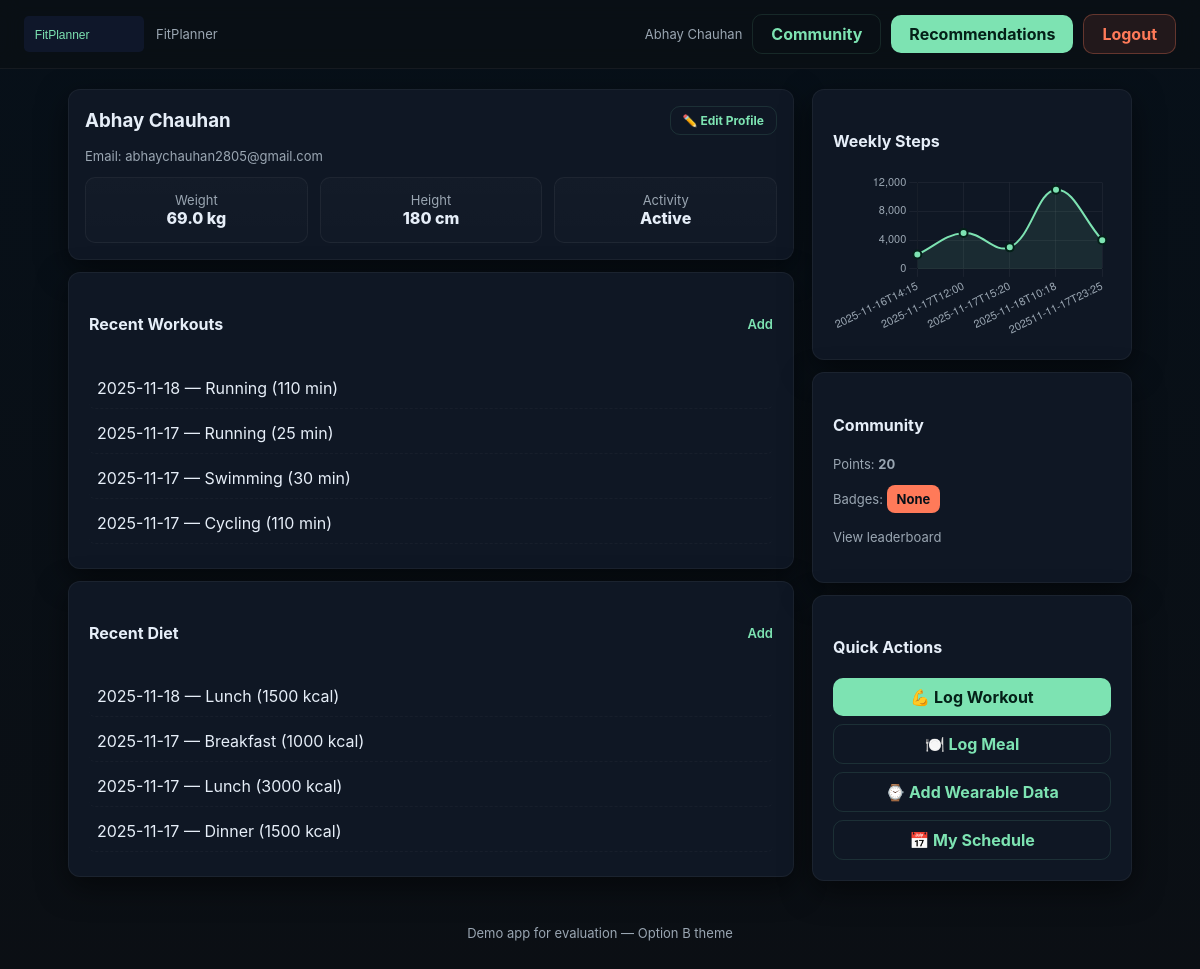
/dashboard (signed in), run on the app's committed database.
### tables this page shows
CREATE TABLE users (
    id INTEGER PRIMARY KEY AUTOINCREMENT,
    name TEXT,
    email TEXT UNIQUE,
    password_hash TEXT,
    age INTEGER,
    gender TEXT,
    height_cm INTEGER,
    weight_kg REAL,
    activity_level TEXT,
    created_at DATETIME DEFAULT CURRENT_TIMESTAMP
);

CREATE TABLE workout (
    id INTEGER PRIMARY KEY AUTOINCREMENT,
    user_id INTEGER,
    date DATE,
    workout_type TEXT,
    duration_min INTEGER,
    calories_burned INTEGER,
    notes TEXT,
    FOREIGN KEY (user_id) REFERENCES users(id) ON DELETE CASCADE
);

CREATE TABLE diet (
    id INTEGER PRIMARY KEY AUTOINCREMENT,
    user_id INTEGER,
    date DATE,
    meal_type TEXT,
    calories INTEGER,
    protein_g REAL,
    carbs_g REAL,
    fats_g REAL,
    notes TEXT,
    FOREIGN KEY (user_id) REFERENCES users(id) ON DELETE CASCADE
);

CREATE TABLE community (
    id INTEGER PRIMARY KEY AUTOINCREMENT,
    user_id INTEGER,
    points INTEGER DEFAULT 0,
    badges TEXT,
    rank INTEGER DEFAULT 0,
    FOREIGN KEY (user_id) REFERENCES users(id) ON DELETE CASCADE
);

### app.py (the view)
@app.route('/dashboard')
def dashboard():
    if 'user_id' not in session: return redirect(url_for('login'))
    db = get_db(); uid = session['user_id']
    user = db.execute('SELECT * FROM users WHERE id = ?', (uid,)).fetchone()
    workouts = db.execute('SELECT * FROM workout WHERE user_id = ? ORDER BY date DESC LIMIT 6', (uid,)).fetchall()
    diets = db.execute('SELECT * FROM diet WHERE user_id = ? ORDER BY date DESC LIMIT 6', (uid,)).fetchall()
    progress = db.execute('SELECT * FROM progress WHERE user_id = ? ORDER BY date DESC LIMIT 6', (uid,)).fetchall()
    community = db.execute('SELECT * FROM community WHERE user_id = ?', (uid,)).fetchone()
    steps = db.execute('SELECT recorded_at, steps FROM wearabled WHERE user_id = ? ORDER BY recorded_at DESC LIMIT 7', (uid,)).fetchall()
    return render_template('dashboard.html', user=user, workouts=workouts, diets=diets, progress=progress, community=community, steps=steps)

### app.py (called while the page is built)
def get_db():
    db = getattr(g, '_database', None)
    if db is None:
        db = g._database = sqlite3.connect(DB_PATH)
        db.row_factory = sqlite3.Row
    return db

@app.teardown_appcontext
def close_connection(exception):
    db = getattr(g, '_database', None)
    if db is not None:
        db.close()

### templates/dashboard.html (shortened to what this page needs)
<!doctype html>
<html lang="en">
<head>
  <link rel="stylesheet" href="{{ url_for('static', filename='css/styles.css') }}">
</head>
<body>
  <nav class="topbar">
    <div class="brand"><img src="{{ url_for('static', filename='img/logo.svg') }}" alt="logo"><div class="small">FitPlanner</div></div>
    <div class="nav-actions">
      <a class="small" style="color:var(--muted);transition:var(--transition-fast);" onmouseover="this.style.color='var(--accent)'" onmouseout="this.style.color='var(--muted)'">{{ session.get('name') }}</a>
      <a class="btn outline" href="{{ url_for('community') }}">Community</a>
      <a class="btn" href="{{ url_for('recommendations') }}">Recommendations</a>
      <a class="btn outline" href="{{ url_for('logout') }}" style="background:rgba(255,122,89,0.1);border-color:rgba(255,122,89,0.3);color:#FF7A59;">Logout</a>
    </div>
  </nav>
  <div class="container">
    <div class="grid">
      <div>
        <div class="card profile">
          <div style="display:flex;justify-content:space-between;align-items:center;margin-bottom:12px;">
            <h3 style="margin:0;">{{ user['name'] }}</h3>
            <a href="{{ url_for('edit_profile') }}" class="btn outline" style="padding:6px 12px;font-size:12px;">✏️ Edit Profile</a>
          </div>
          <p class="small">Email: {{ user['email'] }}</p>
          <div class="stats">
            <div class="stat"><div class="small">Weight</div><div style="font-weight:800">{{ user['weight_kg'] or '—' }} kg</div></div>
            <div class="stat"><div class="small">Height</div><div style="font-weight:800">{{ user['height_cm'] or '—' }} cm</div></div>
            <div class="stat"><div class="small">Activity</div><div style="font-weight:800">{{ user['activity_level'] or '—' }}</div></div>
          </div>
        </div>
        <div class="card" style="margin-top:12px">
          <div class="section-title"><h4>Recent Workouts</h4><a class="small" href="{{ url_for('add_workout') }}">Add</a></div>
          <ul class="list">
            {% for w in workouts %}
              <li>{{ w['date'] }} — {{ w['workout_type'] }} ({{ w['duration_min'] }} min)</li>
            {% else %}
              <li class="small">No workouts yet.</li>
            {% endfor %}
          </ul>
        </div>
        <div class="card" style="margin-top:12px">
          <div class="section-title"><h4>Recent Diet</h4><a class="small" href="{{ url_for('add_diet') }}">Add</a></div>
          <ul class="list">
            {% for d in diets %}
              <li>{{ d['date'] }} — {{ d['meal_type'] }} ({{ d['calories'] }} kcal)</li>
            {% else %}
              <li class="small">No diet entries yet.</li>
            {% endfor %}
          </ul>
        </div>
      </div>
      <div>
        <div class="card">
          <h4>Weekly Steps</h4>
          <canvas id="stepsChart" width="300" height="180"></canvas>
          <script>
          document.addEventListener('DOMContentLoaded', function(){
            const labels = [{% for s in steps %}'{{ s['recorded_at'] }}',{% endfor %}];
            const data = [{% for s in steps %}{{ s['steps'] }},{% endfor %}];
            renderLineChart('stepsChart', labels.reverse(), data.reverse(), 'Steps');
          });
          </script>
        </div>
        <div class="card" style="margin-top:12px">
          <h4>Community</h4>
          {% if community %}
            <p class="small">Points: <strong>{{ community['points'] }}</strong></p>
            <p class="small">Badges: <span class="badge">{{ community['badges'] }}</span></p>
          {% else %}
            <p class="small">Join the community to earn points.</p>
          {% endif %}
          <p style="margin-top:8px"><a class="small" href="{{ url_for('community') }}">View leaderboard</a></p>
        </div>
        <div class="card" style="margin-top:12px">
          <h4>Quick Actions</h4>
          <div style="display:flex;flex-direction:column;gap:8px">
            <a class="btn" href="{{ url_for('add_workout') }}">💪 Log Workout</a>
            <a class="btn outline" href="{{ url_for('add_diet') }}">🍽️ Log Meal</a>
            <a class="btn outline" href="{{ url_for('wearable') }}">⌚ Add Wearable Data</a>
            <a class="btn outline" href="{{ url_for('schedule') }}">📅 My Schedule</a>
          </div>
        </div>
      </div>
    </div>
    <div class="footer">Demo app for evaluation — Option B theme</div>
  </div>
</body>
</html>

### static/css/styles.css (style rules this page uses)
:root { --bg:#0b0f14; --card:#0f1724; --accent:#7DE3B2; --accent2:#FF7A59; --muted:#9AA6B2; --accent-hover:#5dd299; --accent2-hover:#e6684a; --transition: all 0.3s cubic-bezier(0.4, 0, 0.2, 1); --transition-fast: all 0.15s ease; }
* { box-sizing:border-box;font-family:Inter, system-ui, Arial, sans-serif }
body { margin:0; background:linear-gradient(180deg,#071019 0%, #0b0f14 100%); color:#e6eef8; animation: fadeIn 0.5s ease-in; min-height: 100vh; }
a { text-decoration:none;color:inherit;transition: var(--transition-fast); }
.topbar { display:flex; justify-content:space-between; align-items:center; padding:14px 24px; background:transparent; position: sticky; top: 0; z-index: 100; backdrop-filter: blur(10px); background: rgba(11, 15, 20, 0.8); border-bottom: 1px solid rgba(255, 255, 255, 0.05); animation: slideInUp 0.4s ease-out; }
.brand { display:flex;align-items:center;gap:12px;transition: var(--transition-fast); }
.brand img { height:36px;transition: var(--transition-fast); }
.nav-actions { display:flex;gap:10px;align-items:center; }
.btn { background:var(--accent); color:#042018; padding:9px 18px; border-radius:10px; border:none; font-weight:700; cursor:pointer; transition: var(--transition); position: relative; overflow: hidden; display: inline-flex; align-items: center; justify-content: center; gap: 6px; }
.btn::before { content: ''; position: absolute; top: 50%; left: 50%; width: 0; height: 0; border-radius: 50%; background: rgba(255, 255, 255, 0.2); transform: translate(-50%, -50%); transition: width 0.6s, height 0.6s; }
.btn.outline { background:transparent; border:1px solid rgba(125,227,178,0.12); color:var(--accent); }
.container { max-width:1100px; margin:20px auto; padding:0 18px; animation: slideInUp 0.5s ease-out; }
.card { background:var(--card); padding:20px; border-radius:12px; box-shadow:0 10px 30px rgba(0,0,0,0.5); transition: var(--transition); position: relative; overflow: hidden; border: 1px solid rgba(255, 255, 255, 0.05); animation: slideInUp 0.5s ease-out; }
.card::before { content: ''; position: absolute; top: 0; left: -100%; width: 100%; height: 100%; background: linear-gradient(90deg, transparent, rgba(125, 227, 178, 0.05), transparent); transition: left 0.5s; }
.grid { display:grid; grid-template-columns:1fr 320px; gap:18px; margin-top:18px; }
.profile { padding:16px; }
.stats { display:flex;gap:12px;margin-top:12px; }
.stat { flex:1; padding:14px; border-radius:10px; background:linear-gradient(180deg, rgba(255,255,255,0.02), rgba(255,255,255,0.01)); text-align:center; transition: var(--transition); border: 1px solid rgba(255, 255, 255, 0.05); position: relative; overflow: hidden; }
.stat::after { content: ''; position: absolute; top: 0; left: 0; right: 0; height: 2px; background: linear-gradient(90deg, transparent, var(--accent), transparent); transform: scaleX(0); transition: transform 0.3s; }
.section-title { display:flex; justify-content:space-between; align-items:center; margin-bottom:12px; }
.section-title a { color: var(--accent); font-weight: 600; transition: var(--transition-fast); }
.list { list-style:none;padding:0;margin:0; }
.list li { padding:10px 8px; border-bottom:1px dashed rgba(255,255,255,0.03); transition: var(--transition-fast); border-radius: 6px; margin-bottom: 4px; }
.footer { margin-top:24px; text-align:center; color:var(--muted); font-size:13px; padding: 20px 0; }
.small { font-size:13px;color:var(--muted); }
.badge { background:var(--accent2); color:#071018; padding:6px 10px; border-radius:8px; font-weight:700; display: inline-block; transition: var(--transition-fast); animation: pulse 2s ease-in-out infinite; }
html { scroll-behavior: smooth; }
canvas { transition: var(--transition); }
.nav-actions a:not(.btn) { transition: var(--transition-fast); }

### data on the page
users: get "Abhay Chauhan", name "Abhay Chauhan", email "abhaychauhan2805@gmail.com", weight_kg "69.0", height_cm "180", activity_level "Active"
workout: date "2025-11-18", workout_type "Running", duration_min "110"
workout: date "2025-11-17", workout_type "Running", duration_min "25"
workout: date "2025-11-17", workout_type "Swimming", duration_min "30"
workout: date "2025-11-17", workout_type "Cycling", duration_min "110"
diet: date "2025-11-18", meal_type "Lunch", calories "1500"
diet: date "2025-11-17", meal_type "Breakfast", calories "1000"
diet: date "2025-11-17", meal_type "Lunch", calories "3000"
diet: date "2025-11-17", meal_type "Dinner", calories "1500"
community: points "20"

### other printed values
{{ community['badges'] }} "None"
chart data {{ s['steps'] }} 4000, 11000, 3000, 5000, 2000
